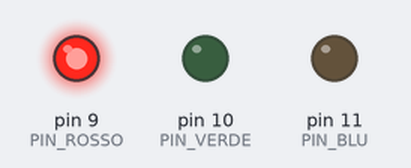
A sketch run on a simulated Arduino Uno, built with avr-gcc and run on an emulated ATmega328P. On the bench: output pins drawn as LEDs (lit = HIGH).

Above: at 0.2 s.
At 1.2 s:
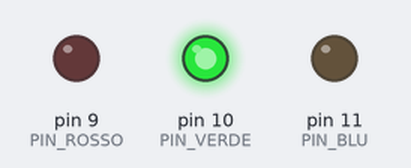
At 2.2 s:
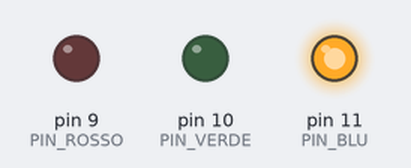
At 5.7 s:
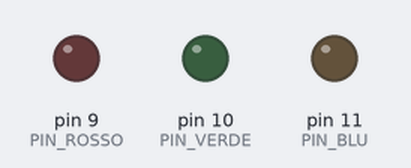
Timing chart, 0 to 6.9 s (numbered marks = the images above):
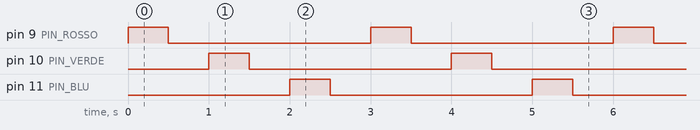

Measured:
- by itself, pin 9 (PIN_ROSSO), pin 10 (PIN_VERDE), pin 11 (PIN_BLU): alternates HIGH for 0.50 s and LOW for 2.5 s
- by itself, everything shown: repeats every 3.0 s, in 6 steps

The sketch:

_01_LedRGB.ino
```cpp
const byte PIN_ROSSO  = 9;
const byte PIN_VERDE  = 10;
const byte PIN_BLU    = 11;

void setup() {
    // Pin di controllo del LED: impostare in uscita
    pinMode(PIN_ROSSO, OUTPUT);
    pinMode(PIN_VERDE, OUTPUT);
    pinMode(PIN_BLU,   OUTPUT);
}

void loop() {
  // Accende e spegne il rosso
  digitalWrite(PIN_ROSSO, HIGH);
  delay(500);
  digitalWrite(PIN_ROSSO, LOW);
  delay(500);

  // Accende e spegne il verde
  digitalWrite(PIN_VERDE, HIGH);
  delay(500);
  digitalWrite(PIN_VERDE, LOW);
  delay(500);

  // Accende e spegne il blu
  digitalWrite(PIN_BLU, HIGH);
  delay(500);
  digitalWrite(PIN_BLU, LOW);
  delay(500);

}
```
